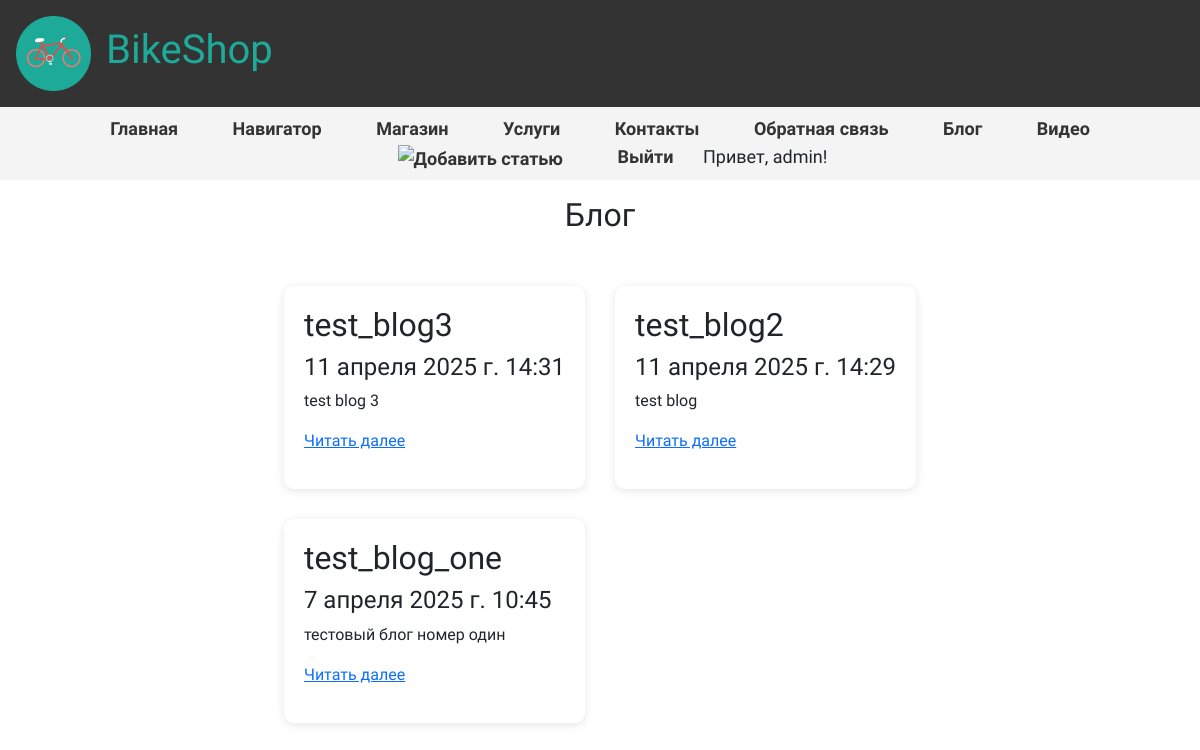
Page /blog/ (signed in) on the earlier database version.
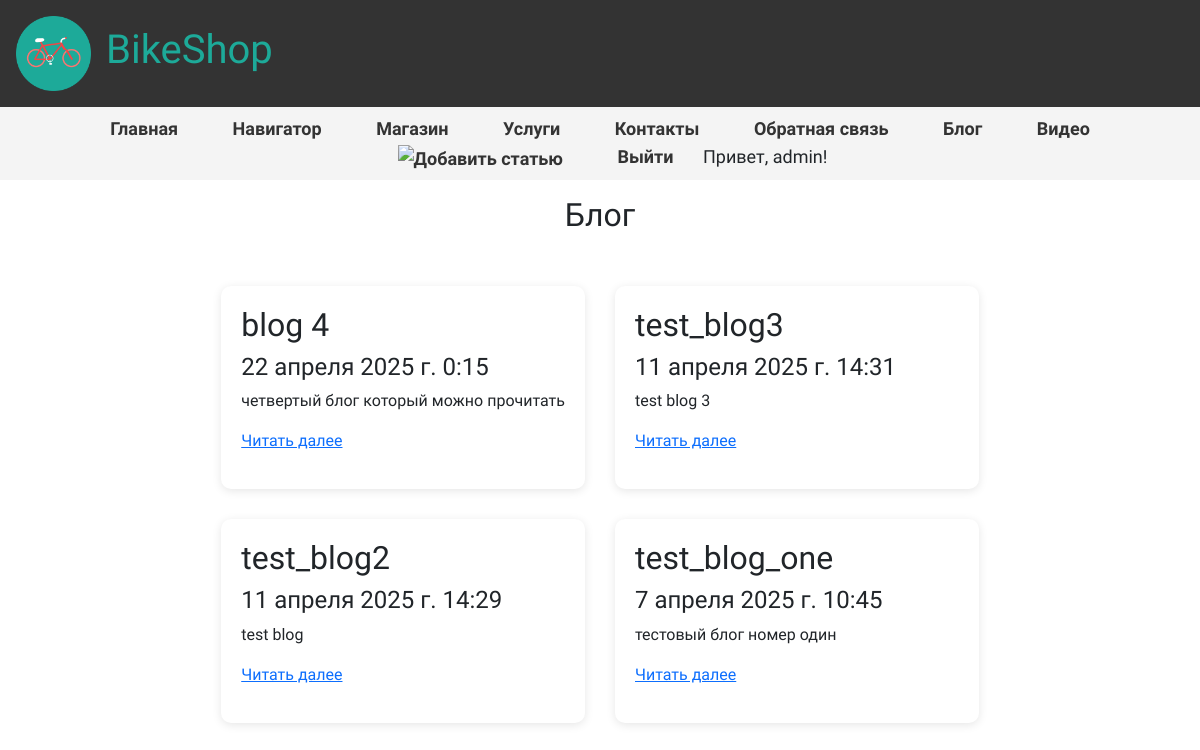
Same page on the later database version.
### main/models.py (models this page shows, shortened)
class Blog(models.Model):
    title = models.CharField(max_length=200, verbose_name="Заголовок")
    short_content = models.TextField(verbose_name="Краткое содержание")
    full_content = models.TextField(verbose_name="Полное содержание")
    posted = models.DateTimeField(default=datetime.now, db_index=True, verbose_name="Опубликована")
    author = models.ForeignKey(User, on_delete=models.CASCADE, verbose_name="Автор")
    image = models.ImageField(upload_to='blog_images/', null=True, blank=True, verbose_name="Изображение")
    class Meta:
        verbose_name = "Статья блога"
        verbose_name_plural = "Статьи блога"
        ordering = ['-posted']

### main/views.py (the view)
# urls.py: path('blog/', views.blog, name='blog'),
def blog(request):
    assert isinstance(request, HttpRequest) # выполняет проверку типа объекта request во время выполнения программы.
    posts = Blog.objects.all()
    return render(
        request,
        'main/blog.html',
        {
            'title': 'Блог',
            'posts': posts,  # Передача
            'year': datetime.now().year,
        }
    )

### main/templates/main/blog.html
{% extends "main/layout.html" %}
{% block content %}
<h2>{{ title }}</h2> <br />
<div class="blog-grid">
    {% for post in posts %}
        <div class="blog-card">
            <h2>{{ post.title }}</h2>
            <h4>{{ post.posted }}</h4>
            <p>{{ post.short_content }}</p>
            <p><a href="{% url 'blogpost' parametr=post.id %}">Читать далее</a></p>
        </div>
    {% endfor %}
</div>
{% endblock %}

Differences in the rows shown:
added Blog: title "blog 4", posted "22 апреля 2025 г. 0:15", short_content "четвертый блог который можно прочитать"
